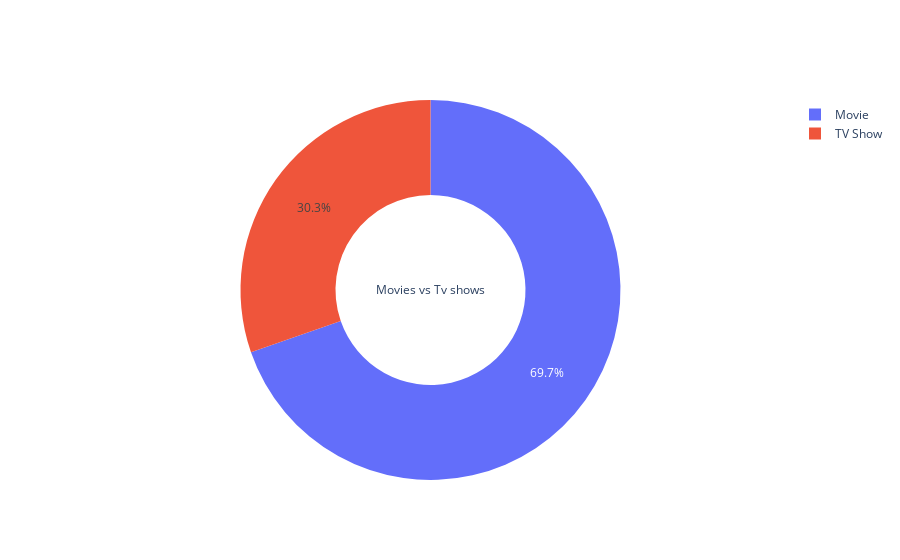

Write notebook code for a chart like this one.
### Code cell
#movies vs tv shows
go.Figure(data=[go.Pie(labels=df.type.value_counts(normalize=True).index, values=df.type.value_counts(normalize=True).values, hole=.5, title="Movies vs Tv shows")])

### Figure 1 — Plotly figure (JSON) as saved in the notebook; plotly's stock layout.template omitted (floating-point values rounded to 4 significant figures)
{"data": [{"hole": 0.5, "labels": ["Movie", "TV Show"], "title": {"text": "Movies vs Tv shows"}, "type": "pie", "values": [0.6969, 0.3031]}], "layout": {}}
